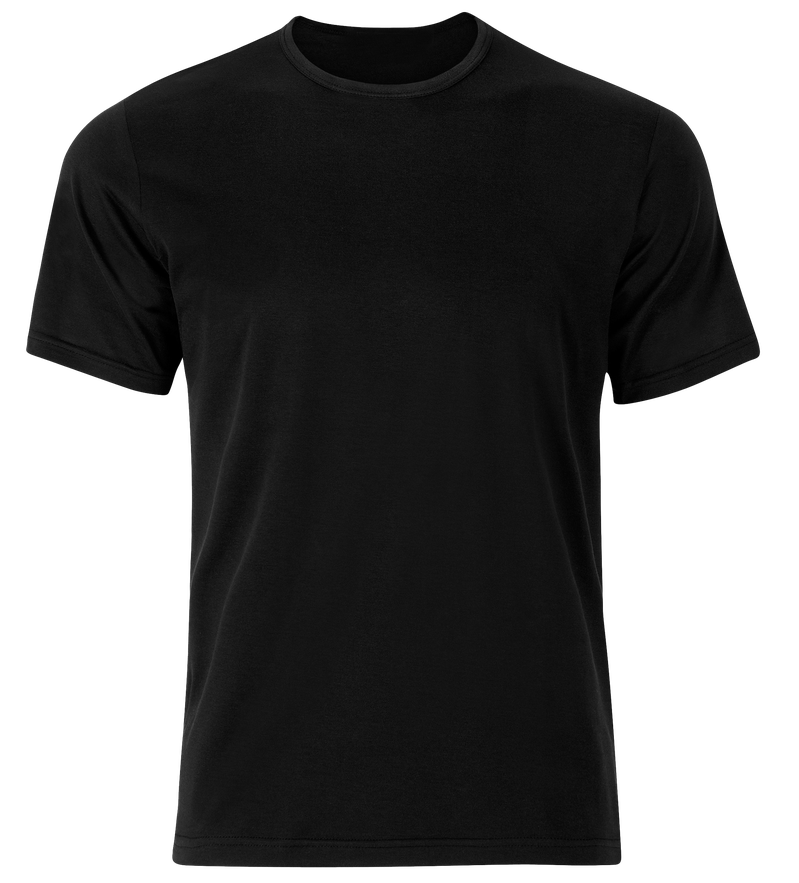
#> input picture T-Shirt-PNG-Photo.png, 799 x 883 px, shrunk from 2050 x 2263 before the run
$ python tshirt.py
#> lines starting #> are read from the running program, lines starting #| are printed output that depends on the picture; after the words box and inside, x2 and y2 are one past the last pixel; in counts of white or black regions, pixels touching at a corner belong together
from PIL import Image
import numpy as np

# Load the t-shirt image (make sure the image is named 'tshirt.png' and is in the same directory)
input_image_path = 'T-Shirt-PNG-Photo.png'
output_image_path = 'tshirt_colored.png'

# Sample RGB color (blue)
target_color = (255, 255, 0,0.8)

# Open the image
image = Image.open(input_image_path).convert('RGBA')
#> image is the input picture: PIL image 799x883 RGBA; mean R, G, B, A 12.4, 12.4, 12.4, 152.3

# Convert image to numpy array
img_array = np.array(image)

# Create a mask for the t-shirt (non-transparent and non-black areas)
# You may need to adjust the mask depending on your image background
mask = (img_array[..., 0] > 20) | (img_array[..., 1] > 20) | (img_array[..., 2] > 20)
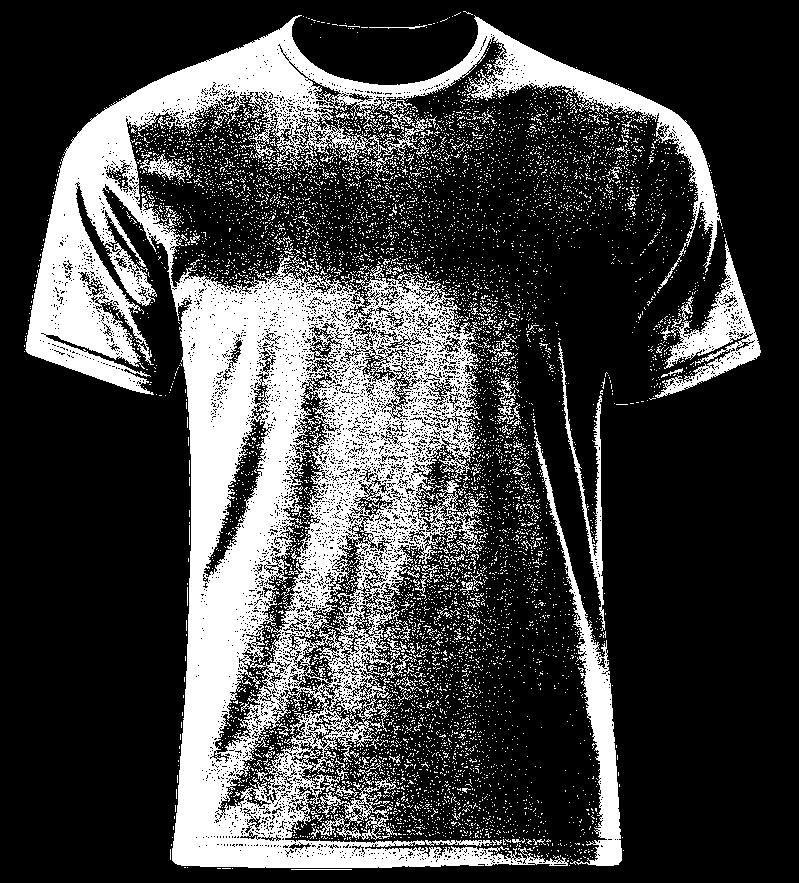
#> mask: shape (883, 799) bool; 25.7% white; 7962 white regions (7840 under 20 px), largest, box (x1, y1, x2, y2) and area: (25, 15, 722, 868) 142085, (534, 427, 622, 866) 6156, (655, 238, 761, 398) 4754

# Change color where mask is True
img_array[mask, 0] = target_color[0]
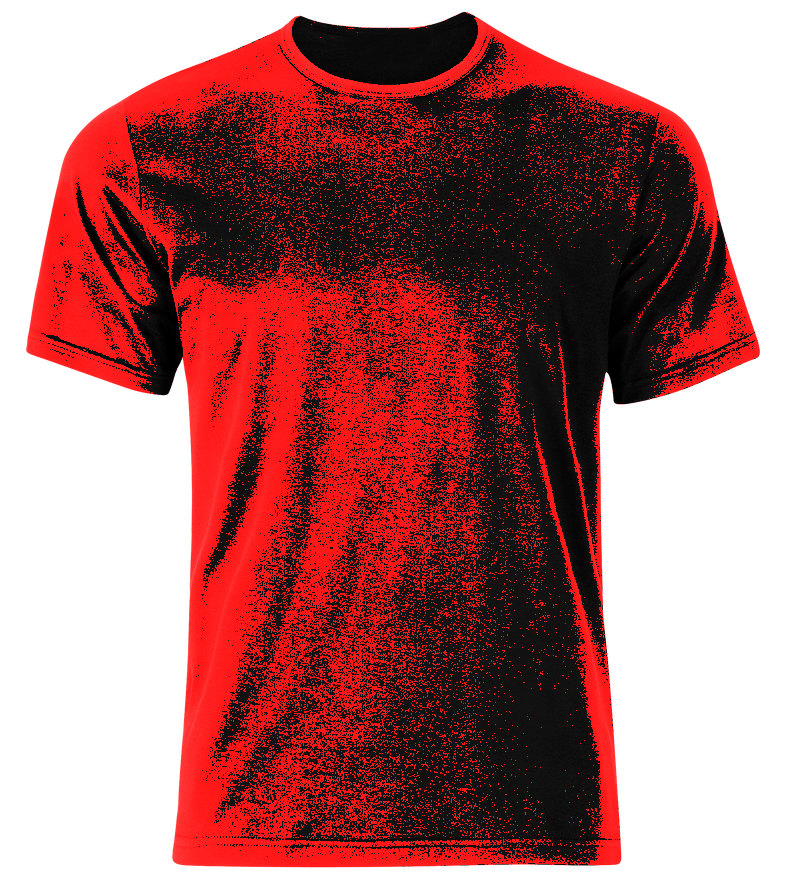
#> img_array: shape (883, 799, 4); mean R, G, B, A 71.3, 12.4, 12.4, 152.3; transparent parts drawn white
img_array[mask, 1] = target_color[1]
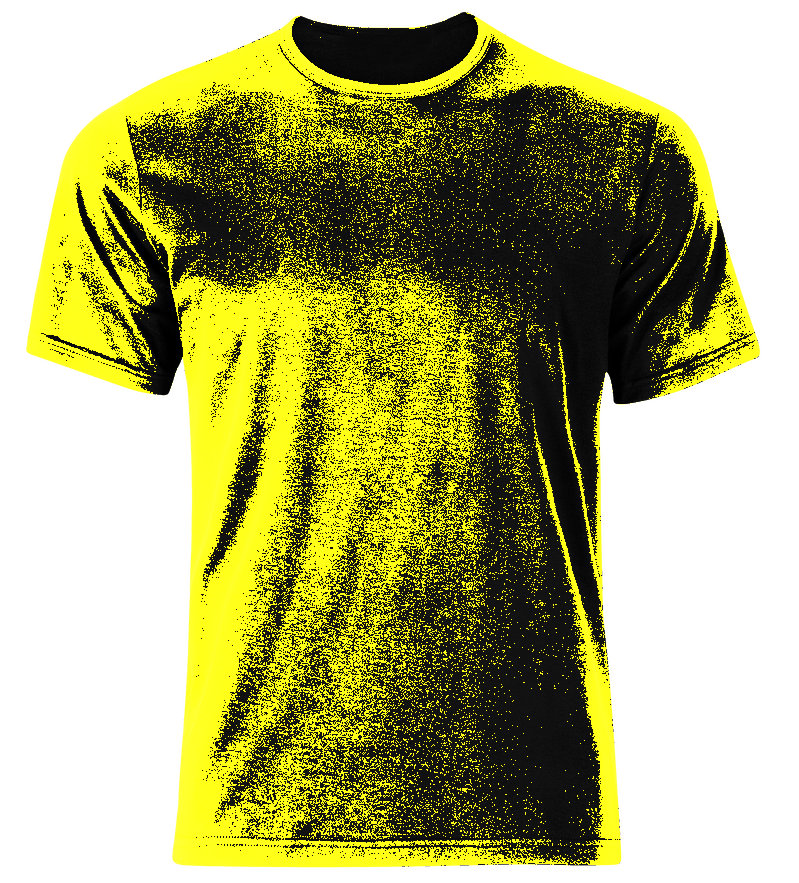
#> img_array: shape (883, 799, 4); mean R, G, B, A 71.3, 71.3, 12.4, 152.3; transparent parts drawn white
img_array[mask, 2] = target_color[2]
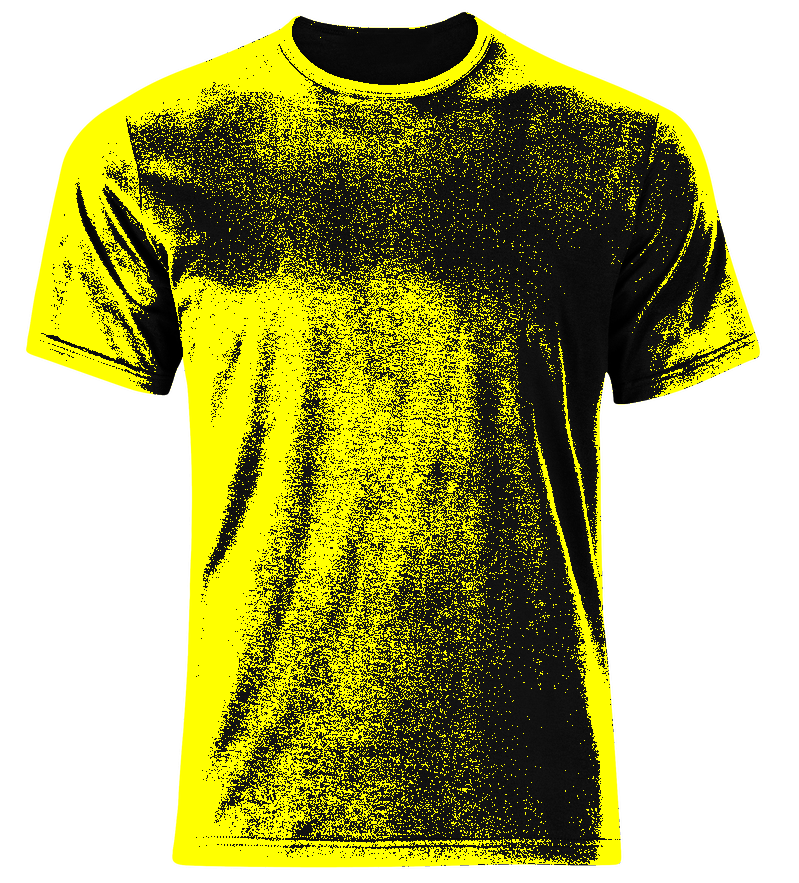
#> img_array: shape (883, 799, 4); mean R, G, B, A 71.3, 71.3, 5.7, 152.3; transparent parts drawn white

# Convert back to image
colored_image = Image.fromarray(img_array, 'RGBA')

# Save the result
colored_image.save(output_image_path)

print(f'T-shirt color changed and saved as {output_image_path}')
